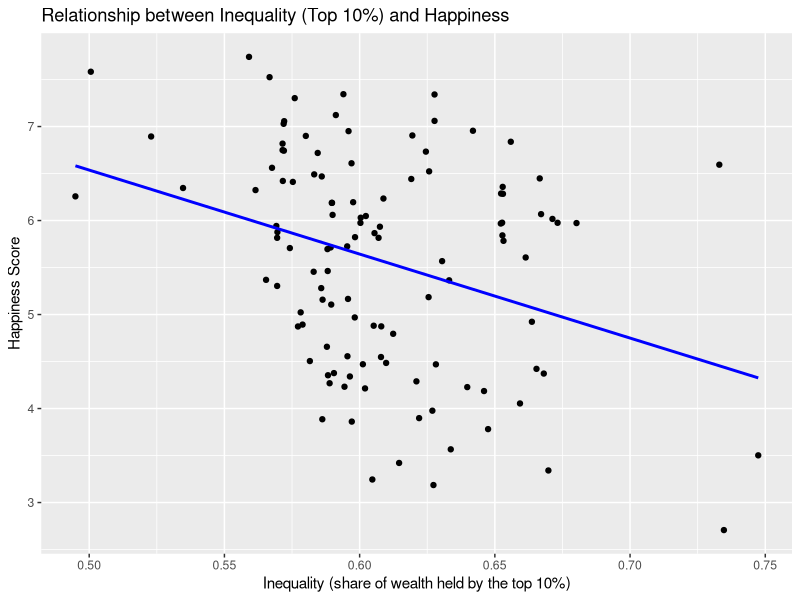
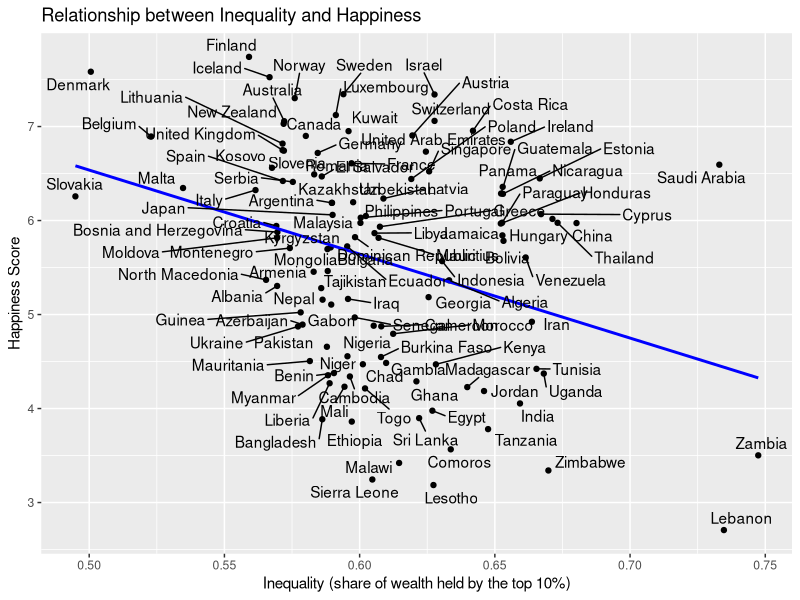
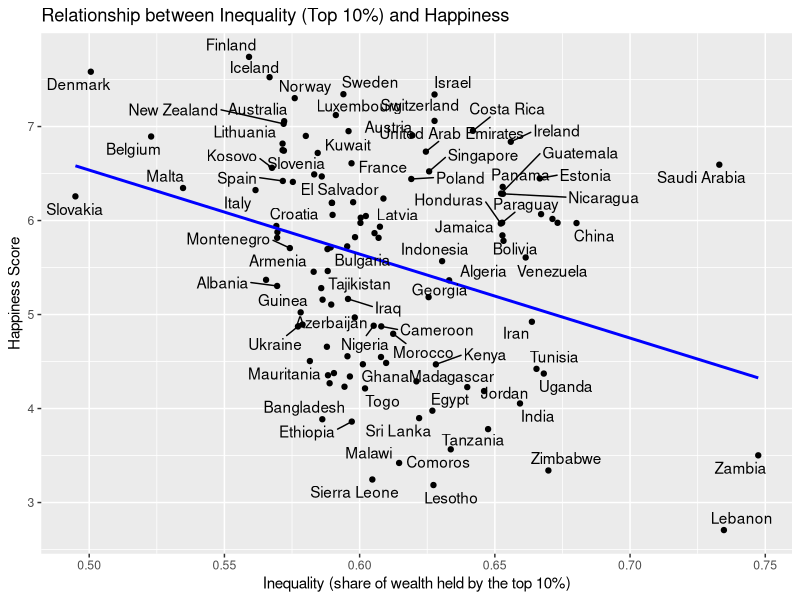
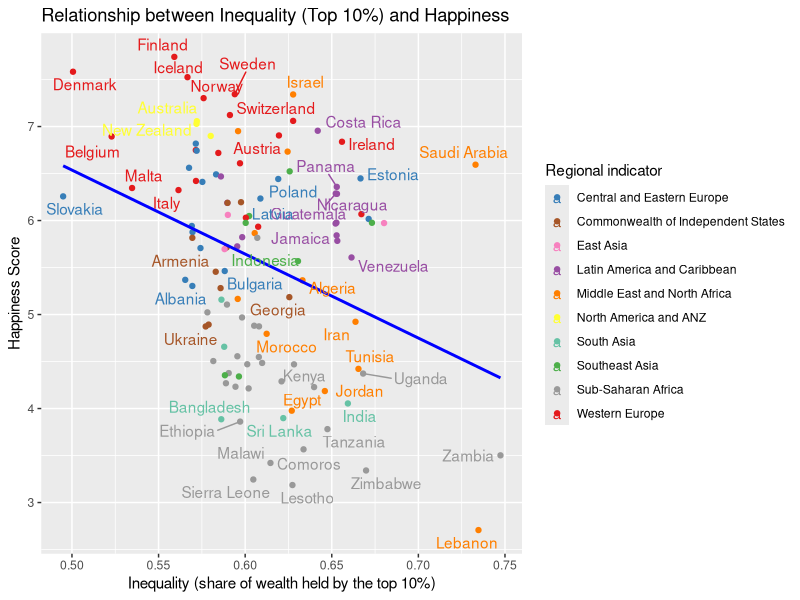
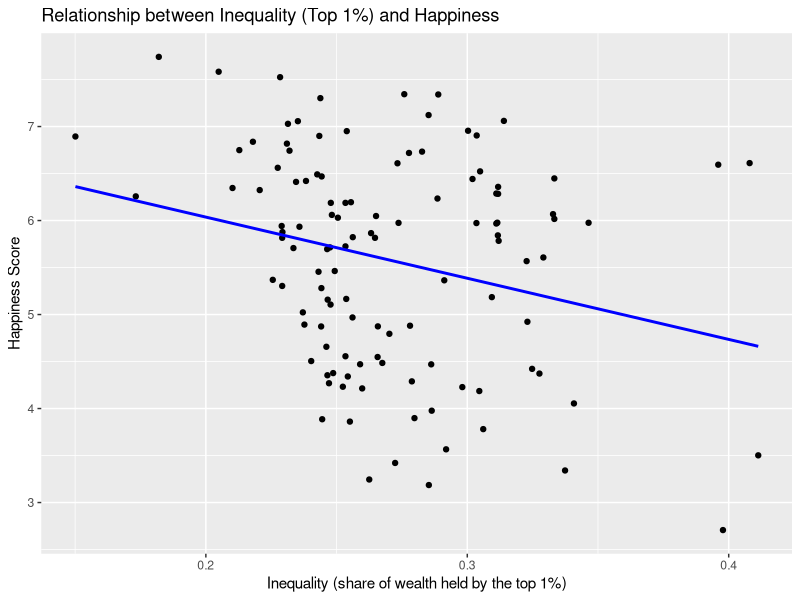

The R source for these figures, in order:

# Clearing console
cat("\014")
# Clear environment
rm(list = ls())
# Clear figures
graphics.off()

# Load required libraries
library(tidyverse)
library(readxl)
library(ggrepel)

# ============================================================
# Analysis with Top 10% Inequality Data
# ============================================================

# Import datasets
happiness <- read_csv("happiness_data.csv")
inequality <- read_excel("inequality_data.xlsx", sheet = 1)

# Inspect column names
cat("Happiness data columns:\n")
print(names(happiness))
cat("Inequality data columns:\n")
print(names(inequality))

# Clean happiness dataset: rename and trim Country names
happiness <- happiness %>%
  rename(Country = `Country name`) %>%
  mutate(Country = trimws(as.character(Country)))

# Clean inequality dataset: trim Country names
inequality <- inequality %>%
  mutate(Country = trimws(as.character(Country)))

# Merge datasets by Country
merged_data <- inner_join(happiness, inequality, by = "Country")
cat("Merged Data Preview (Top 10%):\n")
print(head(merged_data))
str(merged_data)
print(names(merged_data))

# Convert key variables to numeric
merged_data <- merged_data %>%
  mutate(
    shweal = as.numeric(shweal),
    Ladderscore = as.numeric(Ladderscore)
  )

# Remove outliers using the IQR method for both shweal and Ladderscore
iqr_cleaned <- merged_data %>%
  filter(
    shweal >= quantile(shweal, 0.25, na.rm = TRUE) - 1.5 * IQR(shweal, na.rm = TRUE) &
      shweal <= quantile(shweal, 0.75, na.rm = TRUE) + 1.5 * IQR(shweal, na.rm = TRUE) &
      Ladderscore >= quantile(Ladderscore, 0.25, na.rm = TRUE) - 1.5 * IQR(Ladderscore, na.rm = TRUE) &
      Ladderscore <= quantile(Ladderscore, 0.75, na.rm = TRUE) + 1.5 * IQR(Ladderscore, na.rm = TRUE)
  )

# Visualize the relationship
ggplot(iqr_cleaned, aes(x = shweal, y = Ladderscore)) +
  geom_point() +
  geom_smooth(method = "lm", se = FALSE, color = "blue") +
  labs(title = "Relationship between Inequality (Top 10%) and Happiness",
       x = "Inequality (share of wealth held by the top 10%)",
       y = "Happiness Score")

# Calculate the correlation coefficient
cor_coef <- cor(iqr_cleaned$shweal, iqr_cleaned$Ladderscore, use = "complete.obs")
print(paste("Correlation coefficient (Top 10%):", cor_coef))

# Fit a linear regression model
model <- lm(Ladderscore ~ shweal, data = iqr_cleaned)
summary(model)




sum(is.na(iqr_cleaned$Country))
which(iqr_cleaned$Country == "")
#if you want to see every country name
ggplot(iqr_cleaned, aes(x = shweal, y = Ladderscore, label = Country)) +
  geom_point() +
  geom_smooth(method = "lm", se = FALSE, color = "blue") +
  geom_text_repel(max.overlaps = Inf) +
  labs(
    title = "Relationship between Inequality and Happiness",
    x = "Inequality (share of wealth held by the top 10%)",
    y = "Happiness Score"
  )

#if you do not want to see every country name
ggplot(iqr_cleaned, aes(x = shweal, y = Ladderscore, label = Country)) +
  geom_point() +
  geom_smooth(method = "lm", se = FALSE, color = "blue") +
  geom_text_repel() +
  labs(title = "Relationship between Inequality (Top 10%) and Happiness",
       x = "Inequality (share of wealth held by the top 10%)",
       y = "Happiness Score")


#if you want also colors for every region
# Define custom colors for each region (make sure these names exactly match your data)
custom_colors <- c(
  "Western Europe"                   = "#E41A1C",  # red
  "Middle East and North Africa"     = "#FF7F00",  # orange
  "North America and ANZ"            = "#FFFF33",  # yellow
  "Latin America and Caribbean"      = "#984EA3",  # purple
  "Central and Eastern Europe"       = "#377EB8",  # blue
  "Southeast Asia"                   = "#4DAF4A",  # green
  "Commonwealth of Independent States" = "#A65628",# brown
  "East Asia"                        = "#F781BF",  # pink
  "Sub-Saharan Africa"               = "#999999",  # grey
  "South Asia"                       = "#66C2A5"   # teal
)

ggplot(iqr_cleaned, aes(x = shweal, y = Ladderscore, label = Country, color = `Regional indicator`)) +
  geom_point() +
  geom_smooth(method = "lm", se = FALSE, color = "blue") +
  geom_text_repel() +
  labs(title = "Relationship between Inequality (Top 10%) and Happiness",
       x = "Inequality (share of wealth held by the top 10%)",
       y = "Happiness Score") +
  scale_color_manual(values = custom_colors)



# ============================================================
# Analysis with Top 1% Inequality Data
# ============================================================

# Import inequality1 dataset (top 1% data)
inequality1 <- read_excel("inequality1_data.xlsx", sheet = 1)

# Inspect column names
cat("Inequality1 data columns:\n")
print(names(inequality1))

# Clean inequality1 dataset: trim Country names
inequality1 <- inequality1 %>%
  mutate(Country = trimws(as.character(Country)))

# Merge with the happiness dataset (already cleaned)
merged_data1 <- inner_join(happiness, inequality1, by = "Country")
cat("Merged Data Preview (Top 1%):\n")
print(head(merged_data1))
str(merged_data1)
print(names(merged_data1))

# Convert key variables to numeric
merged_data1 <- merged_data1 %>%
  mutate(
    shweal = as.numeric(shweal),
    Ladderscore = as.numeric(Ladderscore)
  )

# Remove outliers using the IQR method
iqr_cleaned1 <- merged_data1 %>%
  filter(
    shweal >= quantile(shweal, 0.25, na.rm = TRUE) - 1.5 * IQR(shweal, na.rm = TRUE) &
      shweal <= quantile(shweal, 0.75, na.rm = TRUE) + 1.5 * IQR(shweal, na.rm = TRUE) &
      Ladderscore >= quantile(Ladderscore, 0.25, na.rm = TRUE) - 1.5 * IQR(Ladderscore, na.rm = TRUE) &
      Ladderscore <= quantile(Ladderscore, 0.75, na.rm = TRUE) + 1.5 * IQR(Ladderscore, na.rm = TRUE)
  )

# Visualize the relationship for Top 1% data
ggplot(iqr_cleaned1, aes(x = shweal, y = Ladderscore)) +
  geom_point() +
  geom_smooth(method = "lm", se = FALSE, color = "blue") +
  labs(title = "Relationship between Inequality (Top 1%) and Happiness",
       x = "Inequality (share of wealth held by the top 1%)",
       y = "Happiness Score")

# Calculate the correlation coefficient for Top 1% data
cor_coef1 <- cor(iqr_cleaned1$shweal, iqr_cleaned1$Ladderscore, use = "complete.obs")
print(paste("Correlation coefficient (Top 1%):", cor_coef1))





######################################################################################################################################

# Plot for Top 10% data with colors and labels
plot_top10_full <- ggplot(iqr_cleaned, aes(x = shweal, y = Ladderscore, 
                                           color = `Regional indicator`, label = Country)) +
  geom_point(size = 3) +
  geom_smooth(method = "lm", se = FALSE, color = "blue") +
  geom_text_repel(max.overlaps = Inf, size = 3, color = "black", segment.color = "grey") +
  labs(title = "Happiness vs Wealth Inequality (Top 10%) by Region",
       x = "Wealth Share of Top 10%",
       y = "Happiness Score") +
  scale_color_manual(values = custom_colors) +
  theme_bw()

# Save as high-res PNG
ggsave("happiness_vs_inequality_top10_full.png", plot = plot_top10_full,
       width = 12, height = 8, dpi = 300)


# Plot for Top 1% data with colors and labels
plot_top1_full <- ggplot(iqr_cleaned1, aes(x = shweal, y = Ladderscore, 
                                           color = `Regional indicator`, label = Country)) +
  geom_point(size = 3) +
  geom_smooth(method = "lm", se = FALSE, color = "blue") +
  geom_text_repel(max.overlaps = Inf, size = 3, color = "black", segment.color = "grey") +
  labs(title = "Happiness vs Wealth Inequality (Top 1%) by Region",
       x = "Wealth Share of Top 1%",
       y = "Happiness Score") +
  scale_color_manual(values = custom_colors) +
  theme_bw()

# Save as high-res PNG
ggsave("happiness_vs_inequality_top1_full.png", plot = plot_top1_full,
       width = 12, height = 8, dpi = 300)

